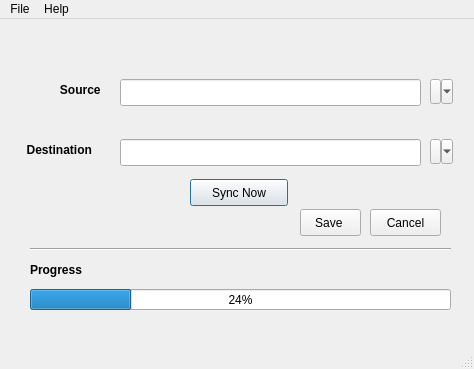
<?xml version="1.0" encoding="UTF-8"?>
<ui version="4.0">
 <class>MainWindow</class>
 <widget class="QMainWindow" name="MainWindow">
  <property name="enabled">
   <bool>true</bool>
  </property>
  <property name="geometry">
   <rect>
    <x>0</x>
    <y>0</y>
    <width>474</width>
    <height>369</height>
   </rect>
  </property>
  <property name="sizePolicy">
   <sizepolicy hsizetype="Preferred" vsizetype="Preferred">
    <horstretch>0</horstretch>
    <verstretch>0</verstretch>
   </sizepolicy>
  </property>
  <property name="focusPolicy">
   <enum>Qt::TabFocus</enum>
  </property>
  <property name="acceptDrops">
   <bool>true</bool>
  </property>
  <property name="windowTitle">
   <string>uSSync Test App</string>
  </property>
  <widget class="QWidget" name="centralwidget">
   <widget class="QToolButton" name="toolButton">
    <property name="geometry">
     <rect>
      <x>430</x>
      <y>60</y>
      <width>23</width>
      <height>25</height>
     </rect>
    </property>
    <property name="contextMenuPolicy">
     <enum>Qt::DefaultContextMenu</enum>
    </property>
    <property name="text">
     <string>...</string>
    </property>
    <property name="popupMode">
     <enum>QToolButton::MenuButtonPopup</enum>
    </property>
   </widget>
   <widget class="QToolButton" name="toolButton_2">
    <property name="geometry">
     <rect>
      <x>430</x>
      <y>120</y>
      <width>23</width>
      <height>25</height>
     </rect>
    </property>
    <property name="text">
     <string>...</string>
    </property>
    <property name="popupMode">
     <enum>QToolButton::MenuButtonPopup</enum>
    </property>
   </widget>
   <widget class="QLineEdit" name="lineEdit">
    <property name="geometry">
     <rect>
      <x>120</x>
      <y>60</y>
      <width>301</width>
      <height>27</height>
     </rect>
    </property>
   </widget>
   <widget class="QLineEdit" name="lineEdit_2">
    <property name="geometry">
     <rect>
      <x>120</x>
      <y>120</y>
      <width>301</width>
      <height>27</height>
     </rect>
    </property>
   </widget>
   <widget class="QLabel" name="label">
    <property name="geometry">
     <rect>
      <x>50</x>
      <y>60</y>
      <width>91</width>
      <height>21</height>
     </rect>
    </property>
    <property name="font">
     <font>
      <weight>75</weight>
      <bold>true</bold>
     </font>
    </property>
    <property name="text">
     <string>   Source</string>
    </property>
   </widget>
   <widget class="QLabel" name="label_2">
    <property name="geometry">
     <rect>
      <x>20</x>
      <y>120</y>
      <width>91</width>
      <height>21</height>
     </rect>
    </property>
    <property name="font">
     <font>
      <weight>75</weight>
      <bold>true</bold>
     </font>
    </property>
    <property name="text">
     <string>  Destination</string>
    </property>
   </widget>
   <widget class="QProgressBar" name="progressBar">
    <property name="geometry">
     <rect>
      <x>30</x>
      <y>270</y>
      <width>421</width>
      <height>21</height>
     </rect>
    </property>
    <property name="value">
     <number>24</number>
    </property>
   </widget>
   <widget class="QLabel" name="label_3">
    <property name="geometry">
     <rect>
      <x>30</x>
      <y>240</y>
      <width>121</width>
      <height>21</height>
     </rect>
    </property>
    <property name="font">
     <font>
      <weight>75</weight>
      <bold>true</bold>
     </font>
    </property>
    <property name="text">
     <string>Progress</string>
    </property>
   </widget>
   <widget class="Line" name="line">
    <property name="geometry">
     <rect>
      <x>30</x>
      <y>220</y>
      <width>421</width>
      <height>20</height>
     </rect>
    </property>
    <property name="orientation">
     <enum>Qt::Horizontal</enum>
    </property>
   </widget>
   <widget class="QPushButton" name="pushButton">
    <property name="geometry">
     <rect>
      <x>300</x>
      <y>190</y>
      <width>61</width>
      <height>27</height>
     </rect>
    </property>
    <property name="text">
     <string>Save </string>
    </property>
   </widget>
   <widget class="QPushButton" name="pushButton_2">
    <property name="geometry">
     <rect>
      <x>370</x>
      <y>190</y>
      <width>71</width>
      <height>27</height>
     </rect>
    </property>
    <property name="text">
     <string>Cancel</string>
    </property>
   </widget>
   <widget class="QPushButton" name="pushButton_3">
    <property name="geometry">
     <rect>
      <x>190</x>
      <y>160</y>
      <width>98</width>
      <height>27</height>
     </rect>
    </property>
    <property name="text">
     <string>Sync Now</string>
    </property>
    <property name="default">
     <bool>true</bool>
    </property>
   </widget>
  </widget>
  <widget class="QMenuBar" name="menubar">
   <property name="geometry">
    <rect>
     <x>0</x>
     <y>0</y>
     <width>474</width>
     <height>25</height>
    </rect>
   </property>
   <widget class="QMenu" name="menuFile">
    <property name="title">
     <string>File</string>
    </property>
    <addaction name="actionOpen_2"/>
   </widget>
   <widget class="QMenu" name="menuHelp">
    <property name="title">
     <string>Help</string>
    </property>
   </widget>
   <addaction name="menuFile"/>
   <addaction name="menuHelp"/>
  </widget>
  <widget class="QStatusBar" name="statusbar"/>
  <action name="actionCtrl_O">
   <property name="text">
    <string>Ctrl+O</string>
   </property>
  </action>
  <action name="actionOpen_2">
   <property name="text">
    <string>Open</string>
   </property>
  </action>
 </widget>
 <resources/>
 <connections/>
</ui>
